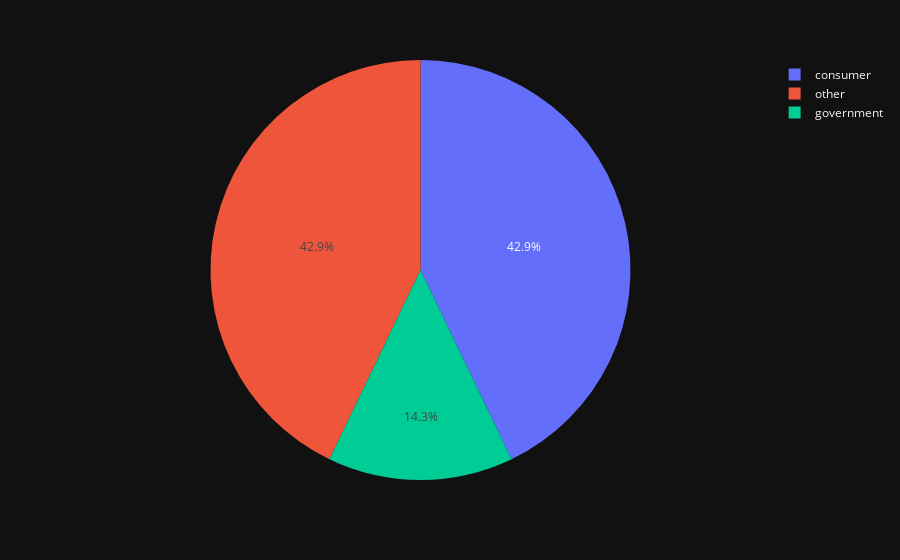

The notebook cell this image was saved under:
### Code cell
px.pie(data_frame=portfolio_df, names='sector')

### Figure 1 — Plotly figure (JSON) as saved in the notebook; plotly's stock layout.template omitted (floating-point values rounded to 4 significant figures)
{"data": [{"domain": {"x": [0.0, 1.0], "y": [0.0, 1.0]}, "hovertemplate": "sector=%{label}<extra></extra>", "labels": ["consumer", "other", "consumer", "consumer", "government", "other", "other"], "legendgroup": "", "name": "", "showlegend": true, "type": "pie"}], "layout": {"legend": {"tracegroupgap": 0}, "margin": {"t": 60}}}
